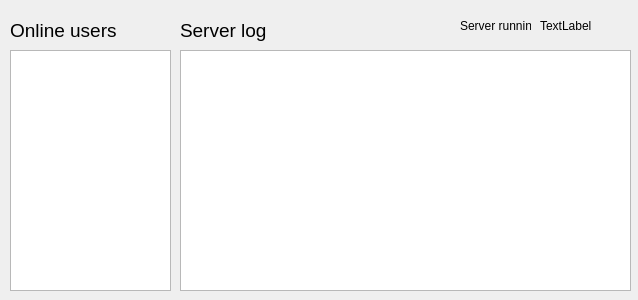
<?xml version="1.0" encoding="UTF-8"?>
<ui version="4.0">
 <class>MainWindow</class>
 <widget class="QMainWindow" name="MainWindow">
  <property name="geometry">
   <rect>
    <x>0</x>
    <y>0</y>
    <width>638</width>
    <height>300</height>
   </rect>
  </property>
  <property name="windowTitle">
   <string>MainWindow</string>
  </property>
  <widget class="QWidget" name="centralWidget">
   <widget class="QListWidget" name="usersListWidget">
    <property name="geometry">
     <rect>
      <x>10</x>
      <y>50</y>
      <width>161</width>
      <height>241</height>
     </rect>
    </property>
    <property name="font">
     <font>
      <pointsize>10</pointsize>
     </font>
    </property>
   </widget>
   <widget class="QListWidget" name="logListWidget">
    <property name="geometry">
     <rect>
      <x>180</x>
      <y>50</y>
      <width>451</width>
      <height>241</height>
     </rect>
    </property>
   </widget>
   <widget class="QLabel" name="label">
    <property name="geometry">
     <rect>
      <x>10</x>
      <y>10</y>
      <width>121</width>
      <height>41</height>
     </rect>
    </property>
    <property name="font">
     <font>
      <pointsize>14</pointsize>
     </font>
    </property>
    <property name="text">
     <string>Online users</string>
    </property>
   </widget>
   <widget class="QLabel" name="label_2">
    <property name="geometry">
     <rect>
      <x>180</x>
      <y>10</y>
      <width>161</width>
      <height>41</height>
     </rect>
    </property>
    <property name="font">
     <font>
      <pointsize>14</pointsize>
     </font>
    </property>
    <property name="text">
     <string>Server log</string>
    </property>
   </widget>
   <widget class="QLabel" name="label_3">
    <property name="geometry">
     <rect>
      <x>460</x>
      <y>10</y>
      <width>71</width>
      <height>31</height>
     </rect>
    </property>
    <property name="text">
     <string>Server running</string>
    </property>
   </widget>
   <widget class="QLabel" name="movieLabel">
    <property name="geometry">
     <rect>
      <x>540</x>
      <y>10</y>
      <width>91</width>
      <height>31</height>
     </rect>
    </property>
    <property name="text">
     <string>TextLabel</string>
    </property>
   </widget>
  </widget>
 </widget>
 <layoutdefault spacing="6" margin="11"/>
 <resources/>
 <connections/>
</ui>
